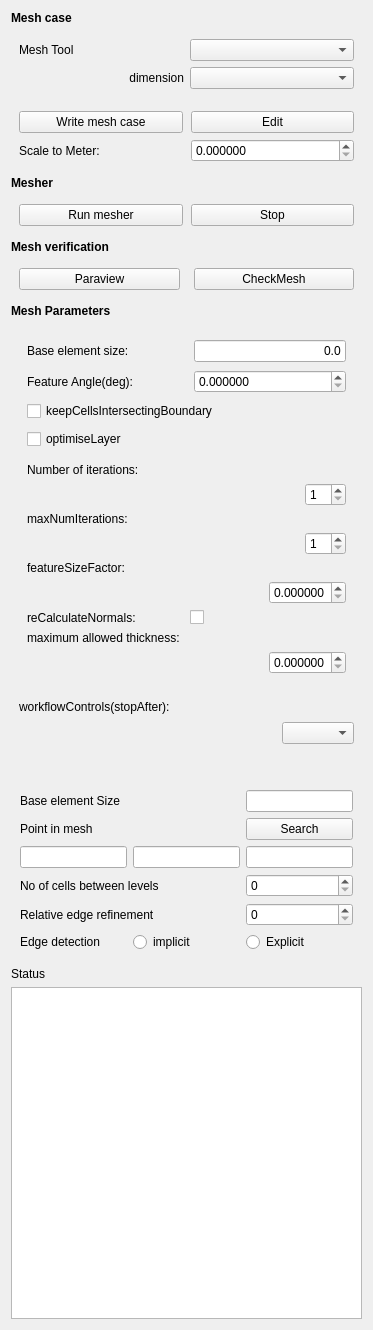
<?xml version="1.0" encoding="UTF-8"?>
<ui version="4.0">
 <class>dexcsCfdMesh</class>
 <widget class="QWidget" name="dexcsCfdMesh">
  <property name="geometry">
   <rect>
    <x>0</x>
    <y>0</y>
    <width>373</width>
    <height>1330</height>
   </rect>
  </property>
  <property name="windowTitle">
   <string>dexcsCFD Mesh</string>
  </property>
  <layout class="QVBoxLayout" name="verticalLayout">
   <item>
    <widget class="QLabel" name="label_6">
     <property name="font">
      <font>
       <weight>75</weight>
       <bold>true</bold>
      </font>
     </property>
     <property name="text">
      <string>Mesh case</string>
     </property>
    </widget>
   </item>
   <item>
    <layout class="QGridLayout" name="gridLayout_8">
     <property name="leftMargin">
      <number>8</number>
     </property>
     <property name="topMargin">
      <number>8</number>
     </property>
     <property name="rightMargin">
      <number>8</number>
     </property>
     <property name="bottomMargin">
      <number>8</number>
     </property>
     <item row="0" column="1">
      <widget class="QComboBox" name="cb_meshTool"/>
     </item>
     <item row="1" column="1">
      <widget class="QComboBox" name="cb_dimension"/>
     </item>
     <item row="1" column="0">
      <widget class="QLabel" name="l_dimension">
       <property name="text">
        <string>dimension</string>
       </property>
       <property name="alignment">
        <set>Qt::AlignRight|Qt::AlignTrailing|Qt::AlignVCenter</set>
       </property>
      </widget>
     </item>
     <item row="0" column="0">
      <widget class="QLabel" name="l_meshTool">
       <property name="text">
        <string>Mesh Tool</string>
       </property>
      </widget>
     </item>
    </layout>
   </item>
   <item>
    <layout class="QGridLayout" name="gridLayout_4" rowstretch="0,0" columnstretch="0,0,0">
     <property name="sizeConstraint">
      <enum>QLayout::SetDefaultConstraint</enum>
     </property>
     <property name="leftMargin">
      <number>8</number>
     </property>
     <property name="topMargin">
      <number>8</number>
     </property>
     <property name="rightMargin">
      <number>8</number>
     </property>
     <property name="bottomMargin">
      <number>8</number>
     </property>
     <property name="horizontalSpacing">
      <number>8</number>
     </property>
     <item row="0" column="2">
      <widget class="QPushButton" name="pb_edit_mesh">
       <property name="text">
        <string>Edit</string>
       </property>
      </widget>
     </item>
     <item row="0" column="1">
      <widget class="QPushButton" name="pb_write_mesh">
       <property name="text">
        <string>Write mesh case</string>
       </property>
      </widget>
     </item>
     <item row="1" column="1">
      <widget class="QLabel" name="l_scaleToMeter">
       <property name="text">
        <string>Scale to Meter:</string>
       </property>
      </widget>
     </item>
     <item row="1" column="2">
      <widget class="QDoubleSpinBox" name="if_scaleToMeter">
       <property name="decimals">
        <number>6</number>
       </property>
       <property name="minimum">
        <double>0.000000000000000</double>
       </property>
       <property name="maximum">
        <double>1000.000000000000000</double>
       </property>
       <property name="singleStep">
        <double>0.100000000000000</double>
       </property>
      </widget>
     </item>
    </layout>
   </item>
   <item>
    <widget class="QLabel" name="label_5">
     <property name="font">
      <font>
       <weight>75</weight>
       <bold>true</bold>
      </font>
     </property>
     <property name="text">
      <string>Mesher</string>
     </property>
    </widget>
   </item>
   <item>
    <layout class="QGridLayout" name="gridLayout_3" rowstretch="0,0">
     <property name="leftMargin">
      <number>8</number>
     </property>
     <property name="topMargin">
      <number>8</number>
     </property>
     <property name="rightMargin">
      <number>8</number>
     </property>
     <property name="bottomMargin">
      <number>8</number>
     </property>
     <property name="spacing">
      <number>8</number>
     </property>
     <item row="1" column="1">
      <widget class="QPushButton" name="pb_stop_mesh">
       <property name="text">
        <string>Stop</string>
       </property>
      </widget>
     </item>
     <item row="1" column="0">
      <widget class="QPushButton" name="pb_run_mesh">
       <property name="text">
        <string>Run mesher</string>
       </property>
      </widget>
     </item>
    </layout>
   </item>
   <item>
    <widget class="QLabel" name="label_3">
     <property name="font">
      <font>
       <weight>75</weight>
       <bold>true</bold>
      </font>
     </property>
     <property name="text">
      <string>Mesh verification</string>
     </property>
    </widget>
   </item>
   <item>
    <layout class="QGridLayout" name="gridLayout_7">
     <property name="leftMargin">
      <number>8</number>
     </property>
     <property name="topMargin">
      <number>8</number>
     </property>
     <property name="rightMargin">
      <number>8</number>
     </property>
     <property name="bottomMargin">
      <number>8</number>
     </property>
     <property name="horizontalSpacing">
      <number>14</number>
     </property>
     <property name="verticalSpacing">
      <number>8</number>
     </property>
     <item row="9" column="0">
      <widget class="QPushButton" name="pb_paraview">
       <property name="text">
        <string>Paraview</string>
       </property>
      </widget>
     </item>
     <item row="9" column="1">
      <widget class="QPushButton" name="pb_checkmesh">
       <property name="text">
        <string>CheckMesh</string>
       </property>
      </widget>
     </item>
    </layout>
   </item>
   <item>
    <widget class="QLabel" name="label">
     <property name="font">
      <font>
       <weight>75</weight>
       <bold>true</bold>
      </font>
     </property>
     <property name="text">
      <string>Mesh Parameters</string>
     </property>
    </widget>
   </item>
   <item>
    <widget class="QFrame" name="cfMeshSpecificProperties">
     <layout class="QGridLayout" name="gridLayout_2">
      <property name="leftMargin">
       <number>8</number>
      </property>
      <property name="topMargin">
       <number>8</number>
      </property>
      <property name="rightMargin">
       <number>8</number>
      </property>
      <property name="bottomMargin">
       <number>8</number>
      </property>
      <property name="spacing">
       <number>8</number>
      </property>
      <item row="1" column="0">
       <layout class="QGridLayout" name="gl_actions">
        <item row="1" column="0">
         <widget class="QLabel" name="l_workflowControls">
          <property name="text">
           <string>workflowControls(stopAfter):</string>
          </property>
         </widget>
        </item>
        <item row="6" column="0">
         <widget class="QLabel" name="l_time">
          <property name="font">
           <font>
            <pointsize>10</pointsize>
           </font>
          </property>
          <property name="text">
           <string/>
          </property>
         </widget>
        </item>
        <item row="0" column="0">
         <layout class="QGridLayout" name="gridLayout">
          <property name="leftMargin">
           <number>8</number>
          </property>
          <property name="topMargin">
           <number>8</number>
          </property>
          <property name="rightMargin">
           <number>8</number>
          </property>
          <property name="bottomMargin">
           <number>8</number>
          </property>
          <property name="horizontalSpacing">
           <number>14</number>
          </property>
          <property name="verticalSpacing">
           <number>8</number>
          </property>
          <item row="2" column="0">
           <widget class="QLabel" name="l_featureAngle">
            <property name="text">
             <string>Feature Angle(deg):</string>
            </property>
           </widget>
          </item>
          <item row="5" column="0" colspan="2">
           <widget class="QFrame" name="optimizer_frame">
            <property name="sizePolicy">
             <sizepolicy hsizetype="Preferred" vsizetype="Minimum">
              <horstretch>0</horstretch>
              <verstretch>0</verstretch>
             </sizepolicy>
            </property>
            <property name="frameShape">
             <enum>QFrame::Panel</enum>
            </property>
            <property name="frameShadow">
             <enum>QFrame::Plain</enum>
            </property>
            <property name="lineWidth">
             <number>0</number>
            </property>
            <layout class="QGridLayout" name="gridLayout_5">
             <property name="leftMargin">
              <number>0</number>
             </property>
             <property name="topMargin">
              <number>3</number>
             </property>
             <property name="rightMargin">
              <number>0</number>
             </property>
             <property name="bottomMargin">
              <number>5</number>
             </property>
             <item row="2" column="0">
              <layout class="QGridLayout" name="gridLayout_7">
               <property name="leftMargin">
                <number>0</number>
               </property>
               <property name="topMargin">
                <number>3</number>
               </property>
               <property name="rightMargin">
                <number>0</number>
               </property>
               <property name="bottomMargin">
                <number>5</number>
               </property>
               <item row="2" column="0">
                <layout class="QHBoxLayout" name="horizontalLayout">
                 <item>
                  <widget class="QLabel" name="label_maxNumIterations">
                   <property name="text">
                    <string>maxNumIterations:</string>
                   </property>
                  </widget>
                 </item>
                </layout>
               </item>
               <item row="3" column="0" alignment="Qt::AlignRight">
                <widget class="QSpinBox" name="if_maxNumIterations">
                 <property name="minimum">
                  <number>1</number>
                 </property>
                </widget>
               </item>
               <item row="7" column="0">
                <layout class="QHBoxLayout" name="horizontalLayout_5">
                 <item>
                  <widget class="QLabel" name="label_maxAllowedThickness">
                   <property name="text">
                    <string>maximum allowed thickness:</string>
                   </property>
                  </widget>
                 </item>
                </layout>
               </item>
               <item row="4" column="0">
                <layout class="QHBoxLayout" name="horizontalLayout_2">
                 <property name="spacing">
                  <number>7</number>
                 </property>
                 <item>
                  <widget class="QLabel" name="label_featureSizeFactor">
                   <property name="text">
                    <string>featureSizeFactor:</string>
                   </property>
                  </widget>
                 </item>
                </layout>
               </item>
               <item row="5" column="0" alignment="Qt::AlignRight">
                <widget class="QDoubleSpinBox" name="if_featureSizeFactor">
                 <property name="decimals">
                  <number>6</number>
                 </property>
                 <property name="minimum">
                  <double>0.000000000000000</double>
                 </property>
                 <property name="maximum">
                  <double>0.400000000000000</double>
                 </property>
                 <property name="singleStep">
                  <double>0.050000000000000</double>
                 </property>
                </widget>
               </item>
               <item row="6" column="0">
                <layout class="QHBoxLayout" name="horizontalLayout">
                 <item>
                  <widget class="QLabel" name="label_reCalculateNormals">
                   <property name="text">
                    <string>reCalculateNormals:</string>
                   </property>
                  </widget>
                 </item>
                 <item>
                  <widget class="QCheckBox" name="check_reCalculateNormals">
                   <property name="text">
                    <string/>
                   </property>
                  </widget>
                 </item>
                </layout>
               </item>
               <item row="0" column="0">
                <layout class="QHBoxLayout" name="horizontalLayout">
                 <item>
                  <widget class="QLabel" name="label_nSmoothNormals">
                   <property name="text">
                    <string>Number of iterations:</string>
                   </property>
                  </widget>
                 </item>
                </layout>
               </item>
               <item row="1" column="0" alignment="Qt::AlignRight">
                <widget class="QSpinBox" name="if_nSmoothNormals">
                 <property name="minimum">
                  <number>1</number>
                 </property>
                </widget>
               </item>
               <item row="8" column="0" alignment="Qt::AlignRight">
                <widget class="QDoubleSpinBox" name="if_relThicknessTol">
                 <property name="decimals">
                  <number>6</number>
                 </property>
                 <property name="minimum">
                  <double>0.000000000000000</double>
                 </property>
                 <property name="maximum">
                  <double>1.000000000000000</double>
                 </property>
                 <property name="singleStep">
                  <double>0.001000000000000</double>
                 </property>
                </widget>
               </item>
              </layout>
             </item>
            </layout>
           </widget>
          </item>
          <item row="1" column="0">
           <widget class="QLabel" name="l_max">
            <property name="text">
             <string>Base element size:</string>
            </property>
           </widget>
          </item>
          <item row="4" column="0" colspan="2">
           <widget class="QCheckBox" name="check_optimiseLayer">
            <property name="text">
             <string>optimiseLayer</string>
            </property>
           </widget>
          </item>
          <item row="2" column="1">
           <widget class="QDoubleSpinBox" name="if_featureAngle">
            <property name="decimals">
             <number>6</number>
            </property>
            <property name="minimum">
             <double>0.000000000000000</double>
            </property>
            <property name="maximum">
             <double>180.000000000000000</double>
            </property>
            <property name="singleStep">
             <double>10.000000000000000</double>
            </property>
           </widget>
          </item>
          <item row="3" column="0" colspan="2">
           <widget class="QCheckBox" name="check_keepCells">
            <property name="text">
             <string>keepCellsIntersectingBoundary</string>
            </property>
           </widget>
          </item>
          <item row="1" column="1">
           <widget class="Gui::InputField" name="if_max">
            <property name="sizePolicy">
             <sizepolicy hsizetype="Preferred" vsizetype="Fixed">
              <horstretch>0</horstretch>
              <verstretch>0</verstretch>
             </sizepolicy>
            </property>
            <property name="toolTip">
             <string extracomment="Select 0 to use default value"/>
            </property>
            <property name="text">
             <string>0.0</string>
            </property>
            <property name="alignment">
             <set>Qt::AlignRight|Qt::AlignTrailing|Qt::AlignVCenter</set>
            </property>
            <property name="singleStep" stdset="0">
             <double>1.000000000000000</double>
            </property>
            <property name="maximum" stdset="0">
             <double>1000000000.000000000000000</double>
            </property>
            <property name="unit" stdset="0">
             <string notr="true">mm</string>
            </property>
            <property name="format" stdset="0">
             <string>g</string>
            </property>
           </widget>
          </item>
         </layout>
        </item>
        <item row="2" column="0" alignment="Qt::AlignRight">
         <widget class="QComboBox" name="cb_workflowControls">
          <property name="toolTip">
           <string>workflowControls:</string>
          </property>
         </widget>
        </item>
       </layout>
      </item>
     </layout>
    </widget>
   </item>
   <item>
    <widget class="QFrame" name="snappySpecificProperties">
     <layout class="QGridLayout" name="gridLayout_6">
      <item row="2" column="1">
       <widget class="Gui::InputField" name="if_pointInMeshY"/>
      </item>
      <item row="4" column="2">
       <widget class="QSpinBox" name="if_edgerefine"/>
      </item>
      <item row="3" column="2">
       <widget class="QSpinBox" name="if_cellsbetweenlevels"/>
      </item>
      <item row="2" column="0">
       <widget class="Gui::InputField" name="if_pointInMeshX"/>
      </item>
      <item row="5" column="2">
       <widget class="QRadioButton" name="radio_explicit_edge_detection">
        <property name="text">
         <string>Explicit</string>
        </property>
        <attribute name="buttonGroup">
         <string notr="true">shmButtonGroup</string>
        </attribute>
       </widget>
      </item>
      <item row="2" column="2">
       <widget class="Gui::InputField" name="if_pointInMeshZ"/>
      </item>
      <item row="5" column="0">
       <widget class="QLabel" name="label_9">
        <property name="text">
         <string>Edge detection</string>
        </property>
       </widget>
      </item>
      <item row="1" column="2">
       <widget class="QPushButton" name="pb_searchPointInMesh">
        <property name="text">
         <string>Search</string>
        </property>
       </widget>
      </item>
      <item row="5" column="1">
       <widget class="QRadioButton" name="radio_implicit_edge_detection">
        <property name="text">
         <string>implicit</string>
        </property>
        <attribute name="buttonGroup">
         <string notr="true">shmButtonGroup</string>
        </attribute>
       </widget>
      </item>
      <item row="3" column="0" colspan="2">
       <widget class="QLabel" name="label_7">
        <property name="text">
         <string>No of cells between levels</string>
        </property>
       </widget>
      </item>
      <item row="4" column="0" colspan="2">
       <widget class="QLabel" name="label_8">
        <property name="text">
         <string>Relative edge refinement</string>
        </property>
       </widget>
      </item>
      <item row="0" column="0" colspan="2">
       <widget class="QLabel" name="label_10">
        <property name="text">
         <string>Base element Size</string>
        </property>
       </widget>
      </item>
      <item row="1" column="0" colspan="2">
       <widget class="QLabel" name="label_4">
        <property name="text">
         <string>Point in mesh</string>
        </property>
       </widget>
      </item>
      <item row="0" column="2">
       <widget class="Gui::InputField" name="if_shm_max"/>
      </item>
     </layout>
    </widget>
   </item>
   <item>
    <widget class="QLabel" name="label_2">
     <property name="text">
      <string>Status</string>
     </property>
    </widget>
   </item>
   <item>
    <widget class="QTextEdit" name="te_output">
     <property name="lineWrapMode">
      <enum>QTextEdit::NoWrap</enum>
     </property>
    </widget>
   </item>
  </layout>
 </widget>
 <customwidgets>
  <customwidget>
   <class>Gui::InputField</class>
   <extends>QLineEdit</extends>
   <header>Gui/InputField.h</header>
  </customwidget>
 </customwidgets>
 <tabstops>
  <tabstop>pb_run_mesh</tabstop>
  <tabstop>pb_stop_mesh</tabstop>
  <tabstop>if_max</tabstop>
 </tabstops>
 <resources/>
 <connections/>
 <buttongroups>
  <buttongroup name="shmButtonGroup"/>
 </buttongroups>
</ui>
